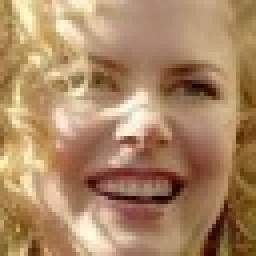
#> input picture other_faces/10189.jpg, 64 x 64 px, given in place of the camera (shown 4 times larger)
$ python get_my_faces_opencv.py
#> lines starting #> are read from the running program, lines starting #| are printed output that depends on the picture
import cv2
import os
import random

out_dir = './my_faces'
if not os.path.exists(out_dir):
    os.makedirs(out_dir)


# 改变亮度与对比度
def relight(img, alpha=1, bias=0):
    w = img.shape[1]
    h = img.shape[0]
    #image = []
    for i in range(0,w):
        for j in range(0,h):
            for c in range(3):
                tmp = int(img[j,i,c]*alpha + bias)
                if tmp > 255:
                    tmp = 255
                elif tmp < 0:
                    tmp = 0
                img[j,i,c] = tmp
    return img


# 获取分类器
haar = cv2.CascadeClassifier('E:\opencv\sources\data\haarcascades\haarcascade_frontalface_default.xml')

# 打开摄像头 参数为输入流，可以为摄像头或视频文件
camera = cv2.VideoCapture(0)

n = 1
while 1:
    if (n <= 10000):
        print('It`s processing %s image.' % n)
        # 读帧
        success, img = camera.read()
#> img is the input picture: shape (64, 64, 3); mean B, G, R 100.8, 135.5, 171.1

        gray_img = cv2.cvtColor(img, cv2.COLOR_BGR2GRAY)
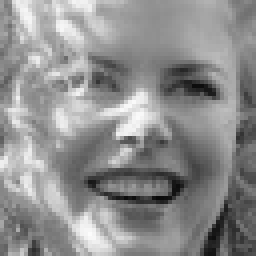
#> gray_img: shape (64, 64) (shown 4 times larger); min 9, max 252, mean 142.2
        faces = haar.detectMultiScale(gray_img, 1.3, 5)
#> faces = ()
        for f_x, f_y, f_w, f_h in faces:
            face = img[f_y:f_y+f_h, f_x:f_x+f_w]
            face = cv2.resize(face, (64,64))
            '''
            if n % 3 == 1:
                face = relight(face, 1, 50)
            elif n % 3 == 2:
                face = relight(face, 0.5, 0)
            '''
            face = relight(face, random.uniform(0.5, 1.5), random.randint(-50, 50))
            cv2.imshow('img', face)
            cv2.imwrite(out_dir+'/'+str(n)+'.jpg', face)
            n+=1
#> this loop made 0 passes
#> after the loop, n = 1
        key = cv2.waitKey(30) & 0xff
#> (key Esc is pressed here)
        if key == 27:
            break
    else:
        break

$ run again, on other_faces/1570.jpg
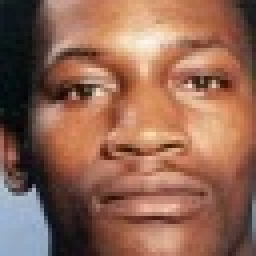
#> input picture other_faces/1570.jpg, 64 x 64 px, given in place of the camera (shown 4 times larger)
#> img is the input picture: shape (64, 64, 3); mean B, G, R 84, 102.4, 145.7
#> `gray_img = cv2.cvtColor(img, cv2.COLOR_BGR2GRAY)`:
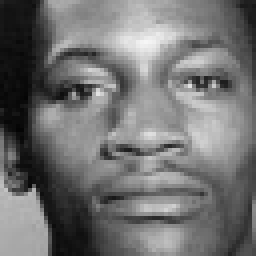
#> gray_img: shape (64, 64) (shown 4 times larger); min 4, max 246, mean 113.3
#> faces = ()
#> after the loop `for f_x, f_y, f_w, f_h in faces:`: n = 1

$ run again, on other_faces/2468.jpg
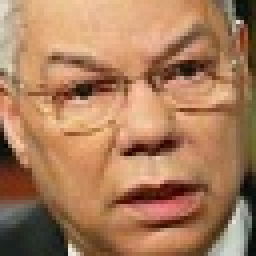
#> input picture other_faces/2468.jpg, 64 x 64 px, given in place of the camera (shown 4 times larger)
#> img is the input picture: shape (64, 64, 3); mean B, G, R 91.8, 124.5, 169.5
#> `gray_img = cv2.cvtColor(img, cv2.COLOR_BGR2GRAY)`:
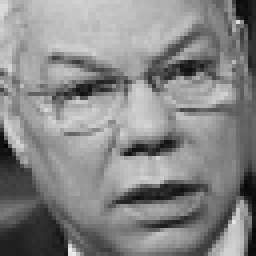
#> gray_img: shape (64, 64) (shown 4 times larger); min 3, max 237, mean 134.2
#> faces = ()
#> after the loop `for f_x, f_y, f_w, f_h in faces:`: n = 1

$ run again, on other_faces/4508.jpg
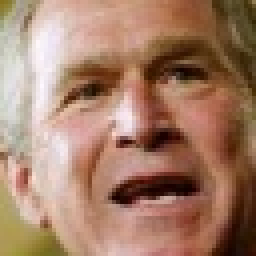
#> input picture other_faces/4508.jpg, 64 x 64 px, given in place of the camera (shown 4 times larger)
#> img is the input picture: shape (64, 64, 3); mean B, G, R 104.3, 126, 164.3
#> `gray_img = cv2.cvtColor(img, cv2.COLOR_BGR2GRAY)`:
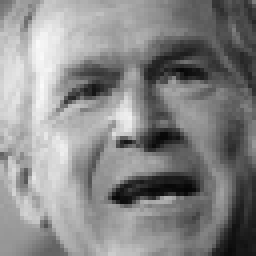
#> gray_img: shape (64, 64) (shown 4 times larger); min 5, max 250, mean 135
#> faces = ()
#> after the loop `for f_x, f_y, f_w, f_h in faces:`: n = 1
